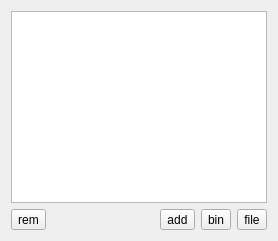
          <widget class="QWidget" name="tab_2">
           <attribute name="title">
            <string>Startup Routine</string>
           </attribute>
           <layout class="QVBoxLayout" name="verticalLayout_11">
            <item>
             <widget class="QListWidget" name="list_session_start">
              <property name="sortingEnabled">
               <bool>true</bool>
              </property>
             </widget>
            </item>
            <item>
             <layout class="QHBoxLayout" name="horizontalLayout_17">
              <item>
               <widget class="QToolButton" name="tool_session_rmapp">
                <property name="text">
                 <string notr="true">rem</string>
                </property>
               </widget>
              </item>
              <item>
               <spacer name="horizontalSpacer_14">
                <property name="orientation">
                 <enum>Qt::Horizontal</enum>
                </property>
                <property name="sizeHint" stdset="0">
                 <size>
                  <width>40</width>
                  <height>20</height>
                 </size>
                </property>
               </spacer>
              </item>
              <item>
               <widget class="QToolButton" name="tool_session_addapp">
                <property name="text">
                 <string notr="true">add</string>
                </property>
               </widget>
              </item>
              <item>
               <widget class="QToolButton" name="tool_session_addbin">
                <property name="text">
                 <string>bin</string>
                </property>
               </widget>
              </item>
              <item>
               <widget class="QToolButton" name="tool_session_addfile">
                <property name="text">
                 <string>file</string>
                </property>
               </widget>
              </item>
             </layout>
            </item>
           </layout>
          </widget>
